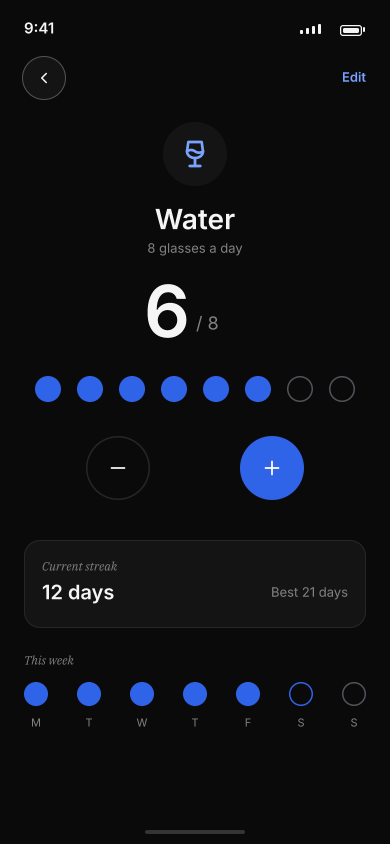
#> input picture design/archive/renders/02-counter-detail.png, 780 x 1688 px, found by its file name (shown at 1/2 size); its folder holds 4 pictures in this run
$ python m28.py
#> lines starting #> are read from the running program, lines starting #| are printed output that depends on the picture; after the words box and inside, x2 and y2 are one past the last pixel; in counts of white or black regions, pixels touching at a corner belong together
from PIL import Image
import numpy as np
base = 'D:/Apps/projects/habit_tracker/design/renders/'

def m(f):
#> called with f = '02-counter-detail'
    return np.array(Image.open(base + f + '.png').convert('RGB')).astype(int)

def bb(mask, y0, y1, x0, x1):
    s = mask[y0:y1, x0:x1]
    ys, xs = np.where(s)
    if len(xs) == 0:
        return None
    return (int(x0+xs.min()), int(y0+ys.min()), int(x0+xs.max()), int(y0+ys.max()))

for f in ['02-counter-detail', '03-timer-running', '04-routine-run', '09-you-settings', '05-new-habit']:
    im = m(f)
    ink = (np.abs(im - 10).max(axis=2) > 4)
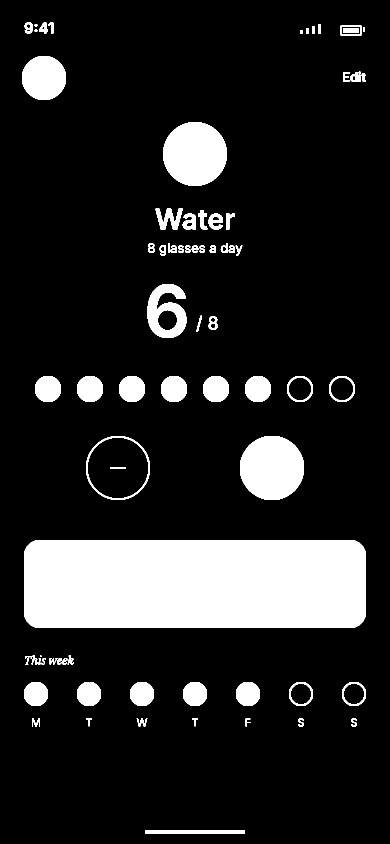
#> ink: shape (1688, 780) bool (shown at 1/2 size); 14.7% white; 72 white regions (1 under 20 px), largest, box (x1, y1, x2, y2) and area: (48, 1080, 732, 1256) 119564, (480, 872, 608, 1000) 13027, (326, 244, 454, 372) 12892
    print(f, 'topright', bb(ink, 120, 200, 620, 760), 'back', bb(ink, 100, 210, 30, 135))
#> in bb, `s = mask[y0:y1, x0:x1]`:
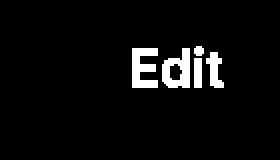
#> s: shape (80, 140) bool (shown 2 times larger); 4.8% white; 5 white regions, box (x1, y1, x2, y2) and area: (66, 24, 79, 44) 184, (81, 24, 95, 44) 178, (103, 26, 112, 44) 93, (97, 29, 101, 44) 60, (97, 23, 102, 28) 21
#> in bb, `ys, xs = np.where(s)`: ys = 536 values from 23 to 43; xs = 536 values, max 111 at index 468, min 66 at index 3, mean 87.23
#> call 2 of bb, with y0 = 100, y1 = 210, x0 = 30, x1 = 135
#> in bb (call 2), `s = mask[y0:y1, x0:x1]`:
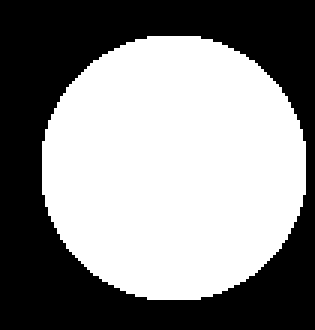
#> s: shape (110, 105) bool (shown 3 times larger); 53.5% white; 1 black region, box (x1, y1, x2, y2) and area: (0, 0, 105, 110) 5370
#> in bb (call 2), `ys, xs = np.where(s)`: ys = 6180 values from 12 to 99; xs = 6180 values, max 101 at index 2385, min 14 at index 2298, mean 57.5
#| 02-counter-detail topright (686, 143, 731, 163) back (44, 112, 131, 199)
#> (the run stopped early here; a loop or call above may not have finished)
